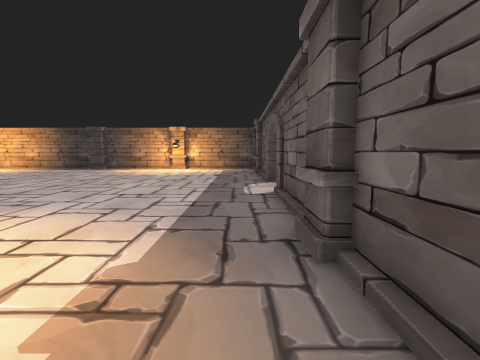
View 1 (above)

17 first-person views from a walk through a 3-D level made in the Unity game engine. The camera is 1.2 m above the floor, tilts 6° down and sees 85° across. The floor is counted in squares, 1 m on a side. Each view is taken from the middle of a square. On the plan, view 1 faces up. The plan holds only what a view shows up to about 12 squares ahead; the rest is blank. The player is left out. Some animated figures are not drawn. Door leaves are left out, so doorways stand open.

View 2
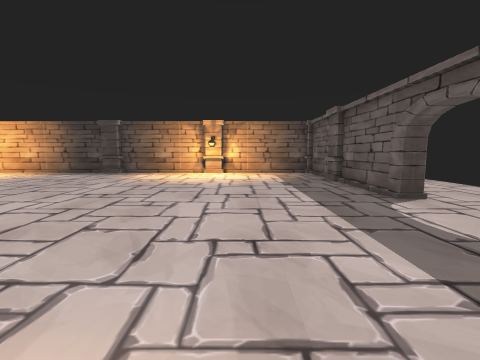

View 3
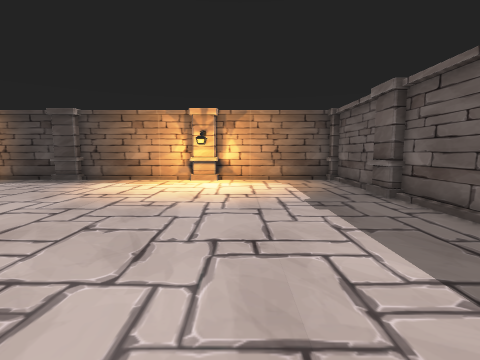

View 4
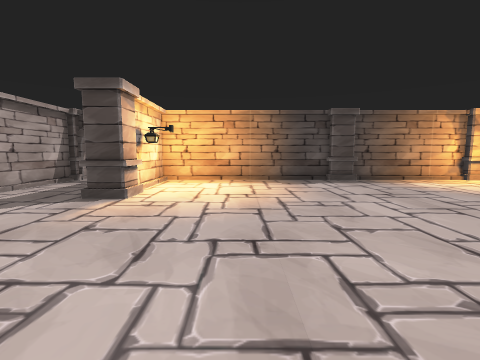

View 5
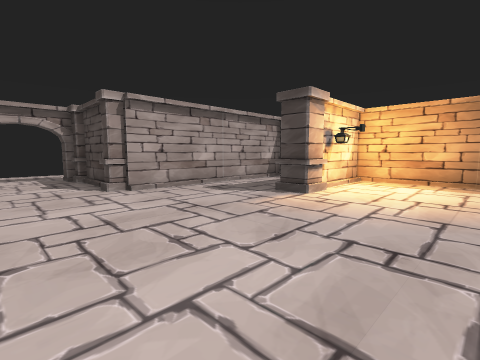

View 6
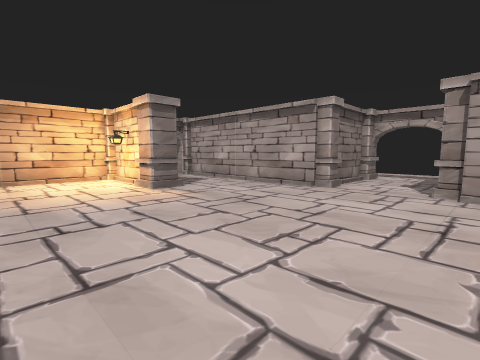

View 7
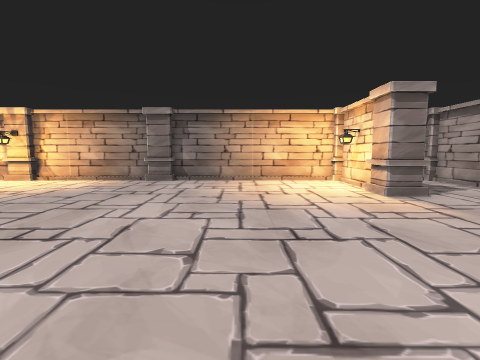

View 8
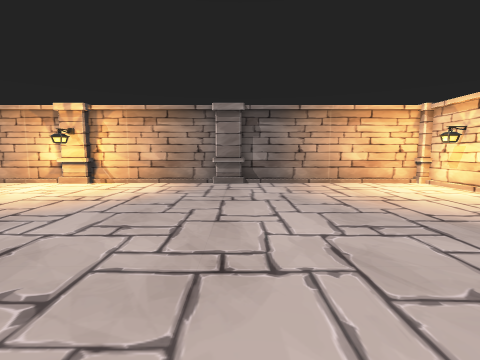

View 9
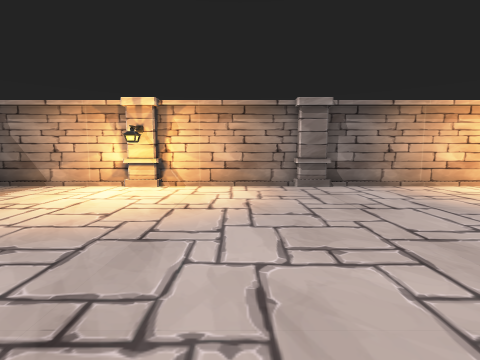

View 10
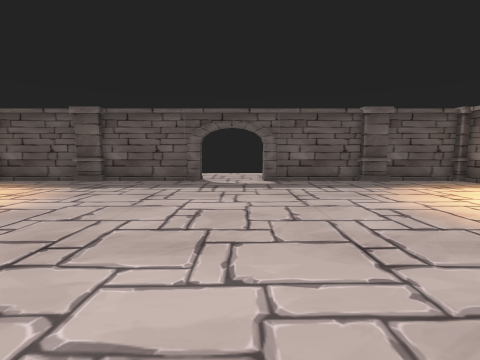

View 11
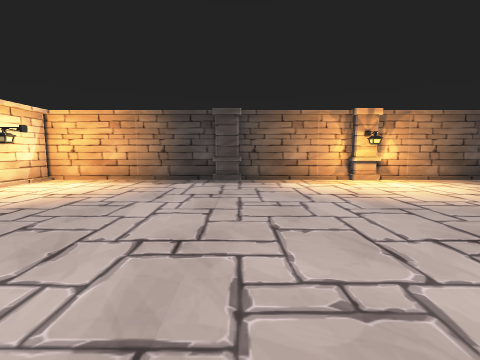

View 12
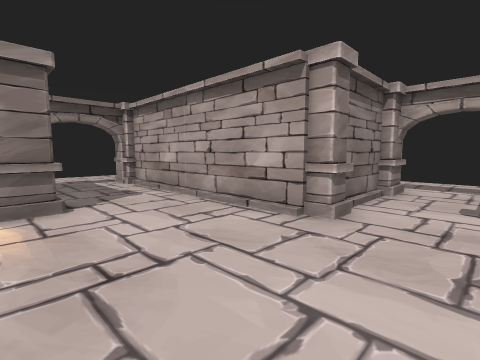

View 13
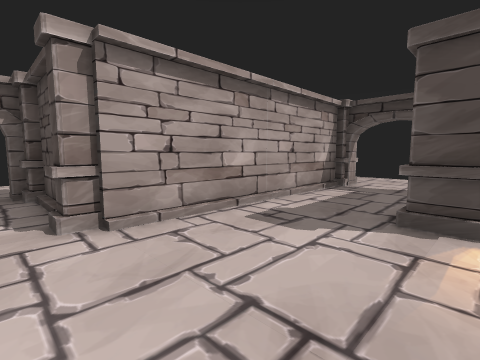

View 14
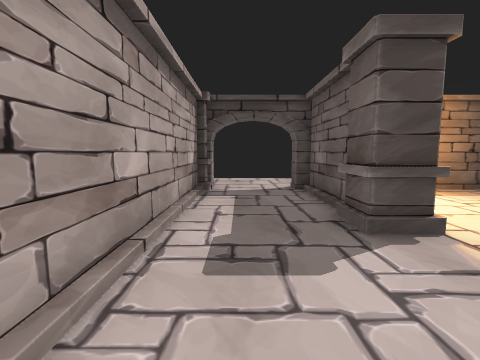

View 15
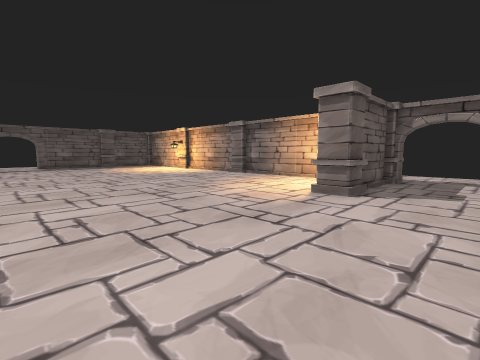

View 16
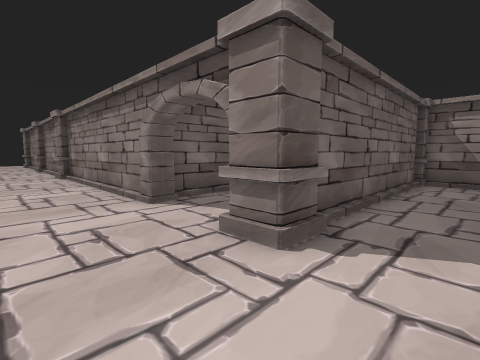

View 17
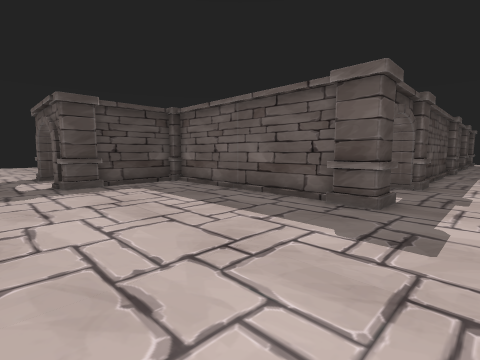

### Floor plan
Key: @ floor where view 1 was taken; # wall or solid block; . floor; D open door; P pillar; L lamp.
Columns run from 30 left of view 1 to 5 right of it. Each row starts with its distance up from view 1.
 23      . .........
 22       ...............
 21      ................
 20      ..PDDD########PP####PP####PP
 19      ..#P..##......PP....LL....#P
 18      ..##..##..................#
 17      ..##..#L..................#
 16      ..##..#P..................#P
 15      ..##..PP..................PP
 14      ..##......................#  ..
 13      ..##......................# ...
 12   .PP..##......................# ...
 11  ..#P##P.......................##..
 10  ..D...........................DD.
  9 ...D...........................DD
  8 ...DP..P.......................D#
  7 ...PP##PP......................##
  6  ......##......................#
  5  ......##......................#
  4  ......##..PP..................#P
  3  ......##..PP..................PP
  2  ......##..##..................#
  1  ......##..#L............L.....#
  0  ......#PDD#P......PP....PP...@#P
 -1  ......PDDD#P######P#####P#####PP
 -2   ................
 -3  . .........
 -4          ..

Where each view was taken, in squares from view 1:
view 1: 0 up, 0 right, facing up
view 2: 4 up, 3 left, facing up
view 3: 8 up, 3 left, facing up
view 4: 8 up, 15 left, facing up
view 5: 8 up, 14 left, facing up-left
view 6: 12 up, 14 left, facing down-left
view 7: 11 up, 14 left, facing down
view 8: 10 up, 11 left, facing down
view 9: 9 up, 8 left, facing down
view 10: 9 up, 10 left, facing right
view 11: 8 up, 10 left, facing up
view 12: 10 up, 18 left, facing down-left
view 13: 10 up, 18 left, facing up-left
view 14: 11 up, 21 left, facing up
view 15: 11 up, 22 left, facing down-right
view 16: 23 up, 25 left, facing down-right
view 17: 3 down, 29 left, facing up-right
